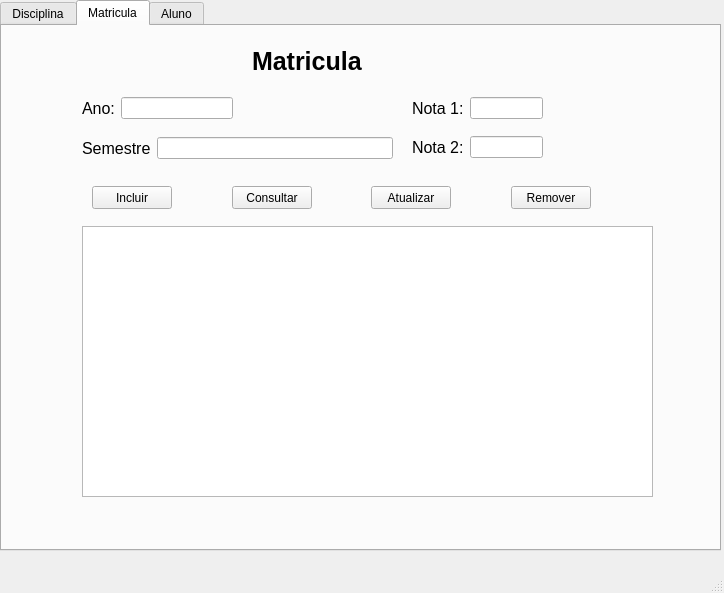
<?xml version="1.0" encoding="UTF-8"?>
<ui version="4.0">
 <class>MainWindow</class>
 <widget class="QMainWindow" name="MainWindow">
  <property name="geometry">
   <rect>
    <x>0</x>
    <y>0</y>
    <width>724</width>
    <height>593</height>
   </rect>
  </property>
  <property name="windowTitle">
   <string>Relatorio Escola</string>
  </property>
  <widget class="QWidget" name="centralwidget">
   <widget class="QTabWidget" name="tabWidget">
    <property name="geometry">
     <rect>
      <x>0</x>
      <y>0</y>
      <width>721</width>
      <height>551</height>
     </rect>
    </property>
    <property name="currentIndex">
     <number>1</number>
    </property>
    <widget class="QWidget" name="tab">
     <attribute name="title">
      <string>Disciplina</string>
     </attribute>
     <widget class="QTextEdit" name="textEditDis">
      <property name="geometry">
       <rect>
        <x>50</x>
        <y>220</y>
        <width>571</width>
        <height>271</height>
       </rect>
      </property>
     </widget>
     <widget class="QLabel" name="label_5">
      <property name="geometry">
       <rect>
        <x>250</x>
        <y>10</y>
        <width>261</width>
        <height>51</height>
       </rect>
      </property>
      <property name="font">
       <font>
        <pointsize>19</pointsize>
        <bold>true</bold>
       </font>
      </property>
      <property name="text">
       <string>Disciplina</string>
      </property>
     </widget>
     <widget class="QWidget" name="layoutWidget">
      <property name="geometry">
       <rect>
        <x>110</x>
        <y>90</y>
        <width>441</width>
        <height>26</height>
       </rect>
      </property>
      <layout class="QHBoxLayout" name="horizontalLayout">
       <item>
        <widget class="QLabel" name="label">
         <property name="font">
          <font>
           <pointsize>12</pointsize>
          </font>
         </property>
         <property name="text">
          <string>Codigo</string>
         </property>
        </widget>
       </item>
       <item>
        <widget class="QLineEdit" name="lineEditCodigoDis"/>
       </item>
      </layout>
     </widget>
     <widget class="QWidget" name="layoutWidget">
      <property name="geometry">
       <rect>
        <x>110</x>
        <y>140</y>
        <width>441</width>
        <height>26</height>
       </rect>
      </property>
      <layout class="QHBoxLayout" name="horizontalLayout_5">
       <item>
        <widget class="QLabel" name="label_4">
         <property name="font">
          <font>
           <pointsize>12</pointsize>
          </font>
         </property>
         <property name="text">
          <string>Nome </string>
         </property>
        </widget>
       </item>
       <item>
        <widget class="QLineEdit" name="lineEditNomeDis"/>
       </item>
      </layout>
     </widget>
     <widget class="QWidget" name="layoutWidget">
      <property name="geometry">
       <rect>
        <x>90</x>
        <y>180</y>
        <width>501</width>
        <height>25</height>
       </rect>
      </property>
      <layout class="QHBoxLayout" name="horizontalLayout_6">
       <item>
        <widget class="QPushButton" name="pushButtonIncluirDis">
         <property name="text">
          <string>Incluir</string>
         </property>
        </widget>
       </item>
       <item>
        <spacer name="horizontalSpacer_4">
         <property name="orientation">
          <enum>Qt::Horizontal</enum>
         </property>
         <property name="sizeHint" stdset="0">
          <size>
           <width>40</width>
           <height>20</height>
          </size>
         </property>
        </spacer>
       </item>
       <item>
        <widget class="QPushButton" name="pushButtonConsultarDis">
         <property name="text">
          <string>Consultar</string>
         </property>
        </widget>
       </item>
       <item>
        <spacer name="horizontalSpacer_5">
         <property name="orientation">
          <enum>Qt::Horizontal</enum>
         </property>
         <property name="sizeHint" stdset="0">
          <size>
           <width>40</width>
           <height>20</height>
          </size>
         </property>
        </spacer>
       </item>
       <item>
        <widget class="QPushButton" name="pushButtonRemoverDis">
         <property name="text">
          <string>Remover</string>
         </property>
        </widget>
       </item>
       <item>
        <spacer name="horizontalSpacer_6">
         <property name="orientation">
          <enum>Qt::Horizontal</enum>
         </property>
         <property name="sizeHint" stdset="0">
          <size>
           <width>40</width>
           <height>20</height>
          </size>
         </property>
        </spacer>
       </item>
       <item>
        <widget class="QPushButton" name="pushButtonListarDis">
         <property name="text">
          <string>Listar</string>
         </property>
        </widget>
       </item>
      </layout>
     </widget>
    </widget>
    <widget class="QWidget" name="tab_3">
     <attribute name="title">
      <string>Matricula</string>
     </attribute>
     <widget class="QLabel" name="label_26">
      <property name="geometry">
       <rect>
        <x>250</x>
        <y>10</y>
        <width>131</width>
        <height>51</height>
       </rect>
      </property>
      <property name="font">
       <font>
        <pointsize>19</pointsize>
        <bold>true</bold>
       </font>
      </property>
      <property name="text">
       <string>Matricula</string>
      </property>
     </widget>
     <widget class="QWidget" name="layoutWidget">
      <property name="geometry">
       <rect>
        <x>80</x>
        <y>110</y>
        <width>311</width>
        <height>24</height>
       </rect>
      </property>
      <layout class="QHBoxLayout" name="horizontalLayout_8">
       <item>
        <widget class="QLabel" name="label_7">
         <property name="font">
          <font>
           <pointsize>12</pointsize>
          </font>
         </property>
         <property name="text">
          <string>Semestre</string>
         </property>
        </widget>
       </item>
       <item>
        <widget class="QLineEdit" name="lineEditSemestre"/>
       </item>
      </layout>
     </widget>
     <widget class="QWidget" name="layoutWidget">
      <property name="geometry">
       <rect>
        <x>80</x>
        <y>70</y>
        <width>151</width>
        <height>24</height>
       </rect>
      </property>
      <layout class="QHBoxLayout" name="horizontalLayout_7">
       <item>
        <widget class="QLabel" name="label_6">
         <property name="font">
          <font>
           <pointsize>12</pointsize>
          </font>
         </property>
         <property name="text">
          <string>Ano:</string>
         </property>
        </widget>
       </item>
       <item>
        <widget class="QLineEdit" name="lineEditAnoMat"/>
       </item>
      </layout>
     </widget>
     <widget class="QTextEdit" name="textEditMat">
      <property name="geometry">
       <rect>
        <x>80</x>
        <y>200</y>
        <width>571</width>
        <height>271</height>
       </rect>
      </property>
     </widget>
     <widget class="QPushButton" name="pushButtonRemoverMat">
      <property name="geometry">
       <rect>
        <x>369</x>
        <y>160</y>
        <width>80</width>
        <height>23</height>
       </rect>
      </property>
      <property name="text">
       <string>Atualizar</string>
      </property>
     </widget>
     <widget class="QPushButton" name="pushButtonIncluirMat">
      <property name="geometry">
       <rect>
        <x>90</x>
        <y>160</y>
        <width>80</width>
        <height>23</height>
       </rect>
      </property>
      <property name="text">
       <string>Incluir</string>
      </property>
     </widget>
     <widget class="QPushButton" name="pushButtonListarMat">
      <property name="geometry">
       <rect>
        <x>509</x>
        <y>160</y>
        <width>80</width>
        <height>23</height>
       </rect>
      </property>
      <property name="text">
       <string>Remover</string>
      </property>
     </widget>
     <widget class="QPushButton" name="pushButtonConsultarMat">
      <property name="geometry">
       <rect>
        <x>230</x>
        <y>160</y>
        <width>80</width>
        <height>23</height>
       </rect>
      </property>
      <property name="text">
       <string>Consultar</string>
      </property>
     </widget>
     <widget class="QWidget" name="">
      <property name="geometry">
       <rect>
        <x>410</x>
        <y>71</y>
        <width>131</width>
        <height>61</height>
       </rect>
      </property>
      <layout class="QVBoxLayout" name="verticalLayout">
       <item>
        <layout class="QHBoxLayout" name="horizontalLayout_17">
         <item>
          <widget class="QLabel" name="label_15">
           <property name="font">
            <font>
             <pointsize>12</pointsize>
            </font>
           </property>
           <property name="text">
            <string>Nota 1:</string>
           </property>
          </widget>
         </item>
         <item>
          <widget class="QLineEdit" name="lineEditNota1"/>
         </item>
        </layout>
       </item>
       <item>
        <spacer name="verticalSpacer">
         <property name="orientation">
          <enum>Qt::Vertical</enum>
         </property>
         <property name="sizeHint" stdset="0">
          <size>
           <width>20</width>
           <height>40</height>
          </size>
         </property>
        </spacer>
       </item>
       <item>
        <layout class="QHBoxLayout" name="horizontalLayout_18">
         <item>
          <widget class="QLabel" name="label_16">
           <property name="font">
            <font>
             <pointsize>12</pointsize>
            </font>
           </property>
           <property name="text">
            <string>Nota 2:</string>
           </property>
          </widget>
         </item>
         <item>
          <widget class="QLineEdit" name="lineEditNota1_2">
           <property name="text">
            <string/>
           </property>
          </widget>
         </item>
        </layout>
       </item>
      </layout>
     </widget>
    </widget>
    <widget class="QWidget" name="tab_2">
     <attribute name="title">
      <string>Aluno</string>
     </attribute>
     <widget class="QTableWidget" name="tableWidget">
      <property name="geometry">
       <rect>
        <x>140</x>
        <y>250</y>
        <width>451</width>
        <height>201</height>
       </rect>
      </property>
     </widget>
     <widget class="QWidget" name="layoutWidget">
      <property name="geometry">
       <rect>
        <x>140</x>
        <y>100</y>
        <width>351</width>
        <height>26</height>
       </rect>
      </property>
      <layout class="QHBoxLayout" name="horizontalLayout_3">
       <item>
        <widget class="QLabel" name="label_2">
         <property name="font">
          <font>
           <pointsize>12</pointsize>
          </font>
         </property>
         <property name="text">
          <string>Matricula:</string>
         </property>
        </widget>
       </item>
       <item>
        <widget class="QLineEdit" name="lineEditMat"/>
       </item>
      </layout>
     </widget>
     <widget class="QWidget" name="layoutWidget">
      <property name="geometry">
       <rect>
        <x>140</x>
        <y>200</y>
        <width>451</width>
        <height>32</height>
       </rect>
      </property>
      <layout class="QHBoxLayout" name="horizontalLayout_2">
       <item>
        <widget class="QPushButton" name="pushButtonInserir">
         <property name="font">
          <font>
           <pointsize>12</pointsize>
          </font>
         </property>
         <property name="text">
          <string>Inserir</string>
         </property>
        </widget>
       </item>
       <item>
        <spacer name="horizontalSpacer_2">
         <property name="orientation">
          <enum>Qt::Horizontal</enum>
         </property>
         <property name="sizeHint" stdset="0">
          <size>
           <width>40</width>
           <height>20</height>
          </size>
         </property>
        </spacer>
       </item>
       <item>
        <widget class="QPushButton" name="pushButtonConsultar">
         <property name="font">
          <font>
           <pointsize>12</pointsize>
          </font>
         </property>
         <property name="text">
          <string>Consultar</string>
         </property>
        </widget>
       </item>
       <item>
        <spacer name="horizontalSpacer_3">
         <property name="orientation">
          <enum>Qt::Horizontal</enum>
         </property>
         <property name="sizeHint" stdset="0">
          <size>
           <width>40</width>
           <height>20</height>
          </size>
         </property>
        </spacer>
       </item>
       <item>
        <widget class="QPushButton" name="pushButtonAtualizar">
         <property name="font">
          <font>
           <pointsize>12</pointsize>
          </font>
         </property>
         <property name="text">
          <string>Atualizar</string>
         </property>
        </widget>
       </item>
       <item>
        <spacer name="horizontalSpacer">
         <property name="orientation">
          <enum>Qt::Horizontal</enum>
         </property>
         <property name="sizeHint" stdset="0">
          <size>
           <width>40</width>
           <height>20</height>
          </size>
         </property>
        </spacer>
       </item>
       <item>
        <widget class="QPushButton" name="pushButtonRemover">
         <property name="font">
          <font>
           <pointsize>12</pointsize>
          </font>
         </property>
         <property name="text">
          <string>Remover</string>
         </property>
        </widget>
       </item>
      </layout>
     </widget>
     <widget class="QWidget" name="layoutWidget">
      <property name="geometry">
       <rect>
        <x>140</x>
        <y>140</y>
        <width>451</width>
        <height>26</height>
       </rect>
      </property>
      <layout class="QHBoxLayout" name="horizontalLayout_4">
       <item>
        <widget class="QLabel" name="label_3">
         <property name="font">
          <font>
           <pointsize>12</pointsize>
          </font>
         </property>
         <property name="text">
          <string>Nome :</string>
         </property>
        </widget>
       </item>
       <item>
        <widget class="QLineEdit" name="lineEditNome"/>
       </item>
      </layout>
     </widget>
     <widget class="QLabel" name="label_27">
      <property name="geometry">
       <rect>
        <x>290</x>
        <y>10</y>
        <width>71</width>
        <height>51</height>
       </rect>
      </property>
      <property name="font">
       <font>
        <pointsize>19</pointsize>
        <bold>true</bold>
       </font>
      </property>
      <property name="text">
       <string>Aluno</string>
      </property>
     </widget>
    </widget>
   </widget>
  </widget>
  <widget class="QMenuBar" name="menubar">
   <property name="geometry">
    <rect>
     <x>0</x>
     <y>0</y>
     <width>724</width>
     <height>20</height>
    </rect>
   </property>
  </widget>
  <widget class="QStatusBar" name="statusbar"/>
 </widget>
 <resources/>
 <connections/>
</ui>
